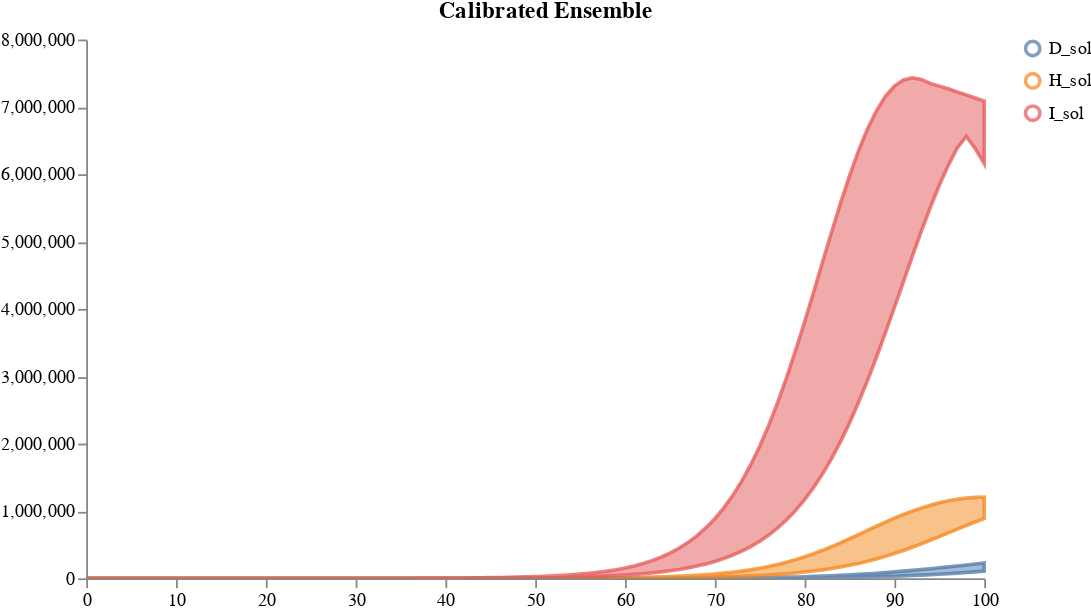

Notebook code for this chart:
### Markdown cell above
### Load and calibrate and sample an ensemble of one

### Code cell
num_samples = 100
model_paths = [model4_location]
data_path = "../../notebook/ensemble_eval_sa/NY_data1.csv"
weights = [1]
solution_mappings = [{"I": "I", "H": "H", "D": "D"}]

# Run the calibration and sampling
result = load_and_calibrate_and_sample_ensemble_model(
    model_paths,
    data_path,
    weights,
    solution_mappings,
    num_samples,
    timepoints,
    verbose=True,
    total_population=1000,
    num_iterations=10,
    time_unit="days",
    visual_options={"title": "Calibrated Ensemble", "subset":".*_sol"}
)

plots.ipy_display(result["visual"])

### Figure 1 — Vega specification as saved in the notebook (floating-point values rounded to 4 significant figures; data arrays with more than 128 entries replaced by an {"elided": "..."} marker saying what was removed)
{"$schema": "https://vega.github.io/schema/vega/v5.json", "axes": [{"name": "x_axis", "orient": "bottom", "scale": "xscale", "zindex": 100}, {"name": "y_axis", "orient": "left", "scale": "yscale", "zindex": 100}], "data": [{"name": "distributions", "values": {"elided": "303 records"}}, {"name": "traces", "transform": [{"expr": "isValid(datum.value)", "type": "filter"}], "values": []}, {"name": "points", "values": []}, {"name": "markers", "values": []}, {"name": "selected", "on": [{"remove": true, "trigger": "clear"}, {"remove": true, "trigger": "!shift"}, {"insert": "clicked", "trigger": "!shift && clicked"}, {"toggle": "clicked", "trigger": "shift && clicked"}]}], "height": 300, "legends": [{"encode": {"labels": {"interactive": true, "name": "legendLabel", "update": {"opacity": [{"test": "!length(data('selected')) || indata('selected', 'value', datum.value)", "value": 1}, {"value": 0.25}]}}, "symbols": {"interactive": true, "name": "legendSymbol", "update": {"fill": {"value": "transparent"}, "opacity": [{"test": "!length(data('selected')) || indata('selected', 'value', datum.value)", "value": 0.7}, {"value": 0.15}], "size": {"value": 64}, "strokeWidth": {"value": 2}}}}, "name": "color_legend", "stroke": "color"}], "marks": [{"from": {"facet": {"data": "points", "groupby": "trajectory", "name": "points_split"}}, "marks": [{"encode": {"hover": {"fillOpacity": {"value": 0.9}}, "update": {"fill": {"field": "trajectory", "scale": "color"}, "fillOpacity": [{"test": "!length(data('selected')) || indata('selected', 'value', datum.trajectory)", "value": 0.5}, {"value": 0.15}], "size": {"value": 10}, "stroke": {"field": "trajectory", "scale": "color"}, "strokeOpacity": [{"test": "!length(data('selected')) || indata('selected', 'value', datum.trajectory)", "value": 0.75}, {"value": 0.15}], "strokeWidth": {"value": 2}, "tooltip": {"field": "value"}, "x": {"field": "timepoint", "scale": "xscale"}, "y": {"field": "value", "scale": "yscale"}}}, "from": {"data": "points"}, "name": "_points_symbol", "type": "symbol", "zindex": 3}, {"encode": {"hover": {"fillOpacity": {"value": 0.9}}, "update": {"interpolate": {"value": "linear"}, "stroke": {"field": "trajectory", "scale": "color"}, "strokeOpacity": [{"test": "!length(data('selected')) || indata('selected', 'value', datum.trajectory)", "value": 0.3}, {"value": 0.1}], "strokeWidth": {"value": 2}, "x": {"field": "timepoint", "scale": "xscale"}, "y": {"field": "value", "scale": "yscale"}}}, "from": {"data": "points"}, "name": "_points_line", "type": "line", "zindex": 3}], "name": "_points", "type": "group", "zindex": 3}, {"from": {"facet": {"data": "traces", "groupby": "trajectory", "name": "traces_split"}}, "marks": [{"encode": {"hover": {"fillOpacity": {"value": 0.9}}, "update": {"interpolate": {"value": "linear"}, "stroke": {"field": "trajectory", "scale": "color"}, "strokeOpacity": [{"test": "!length(data('selected')) || indata('selected', 'value', datum.trajectory)", "value": 0.75}, {"value": 0.15}], "strokeWidth": {"value": 2}, "x": {"field": "timepoint", "scale": "xscale"}, "y": {"field": "value", "scale": "yscale"}}}, "from": {"data": "traces_split"}, "name": "_traces_lines", "type": "line"}], "name": "_traces", "type": "group", "zindex": 2}, {"from": {"facet": {"data": "distributions", "groupby": "trajectory", "name": "trajectory_split"}}, "marks": [{"encode": {"hover": {"fillOpacity": {"value": 0.9}}, "update": {"fill": {"field": "trajectory", "scale": "color"}, "fillOpacity": [{"test": "!length(data('selected')) || indata('selected', 'value', datum.trajectory)", "value": 0.5}, {"value": 0.15}], "interpolate": {"value": "linear"}, "stroke": {"field": "trajectory", "scale": "color"}, "strokeOpacity": [{"test": "!length(data('selected')) || indata('selected', 'value', datum.trajectory)", "value": 0.75}, {"value": 0.15}], "strokeWidth": {"value": 2}, "x": {"field": "timepoint", "scale": "xscale"}, "y": {"field": "upper", "scale": "yscale"}, "y2": {"field": "lower", "scale": "yscale"}}}, "from": {"data": "trajectory_split"}, "type": "area"}], "name": "_distributions", "type": "group", "zindex": 1}, {"marks": [{"encode": {"enter": {"stroke": {"value": "lightgray"}}, "update": {"opacity": {"value": 1}, "x": {"field": "timepoint", "scale": "xscale"}, "y": {"signal": "height"}, "y2": {"value": 0}}}, "from": {"data": "markers"}, "name": "_marker text", "type": "rule"}, {"encode": {"enter": {"fontSize": {"value": 8}, "text": {"field": "datum.label"}, "y": {"value": 0}}}, "from": {"data": "_marker text"}, "name": "_marker flags", "transform": [{"as": ["x", "_y", "opacity", "align", "baseline"], "lineAnchor": "start", "offset": [1], "size": {"signal": "[width, height]"}, "type": "label"}], "type": "text"}], "name": "_markers", "type": "group"}], "scales": [{"domain": {"fields": [{"data": "distributions", "field": "timepoint"}, {"data": "traces", "field": "timepoint"}, {"data": "points", "field": "timepoint"}, {"data": "markers", "field": "timepoint"}]}, "name": "xscale", "range": "width", "type": "linear", "zero": false}, {"domain": {"fields": [{"data": "distributions", "field": "lower"}, {"data": "distributions", "field": "upper"}, {"data": "traces", "field": "value"}, {"data": "points", "field": "value"}]}, "name": "yscale", "nice": true, "range": "height", "type": "linear", "zero": true}, {"domain": {"fields": [{"data": "distributions", "field": "trajectory"}, {"data": "traces", "field": "trajectory"}, {"data": "points", "field": "trajectory"}]}, "name": "color", "range": "category", "type": "ordinal"}], "signals": [{"name": "clear", "on": [{"events": "mouseup[!event.item]", "force": true, "update": "true"}], "value": true}, {"name": "shift", "on": [{"events": "@legendSymbol:click, @legendLabel:click", "force": true, "update": "event.shiftKey"}], "value": false}, {"name": "clicked", "on": [{"events": "@legendSymbol:click, @legendLabel:click", "force": true, "update": "{value: datum.value}"}], "value": null}], "title": "Calibrated Ensemble", "width": 500}
